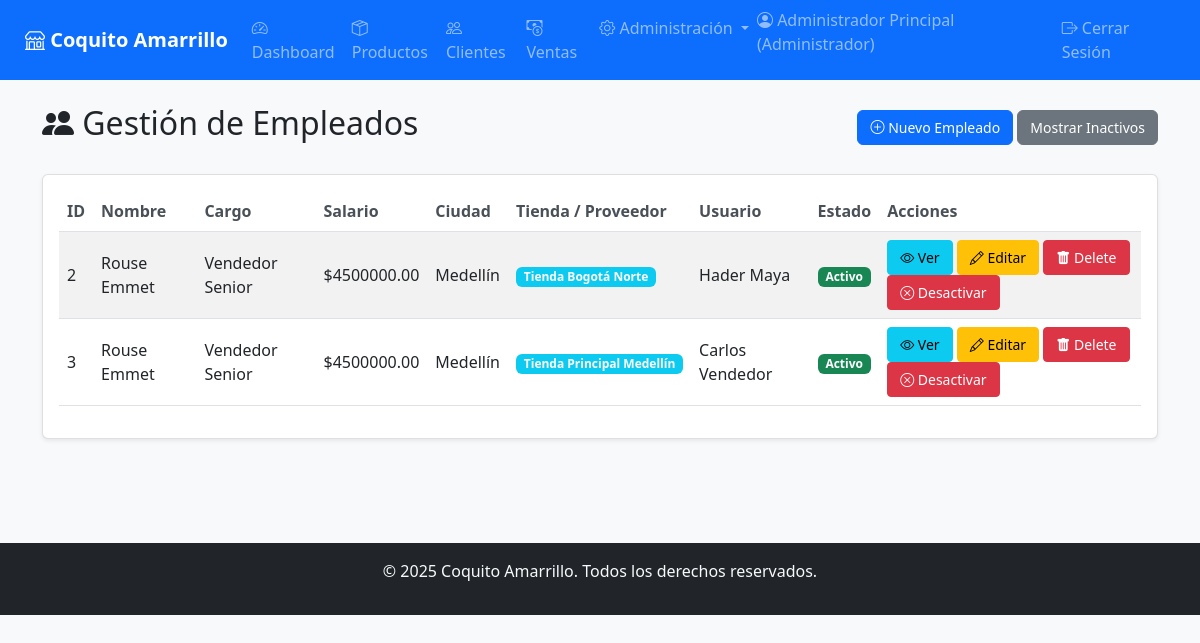
The page /staff/ (signed in) on the database as committed earlier.
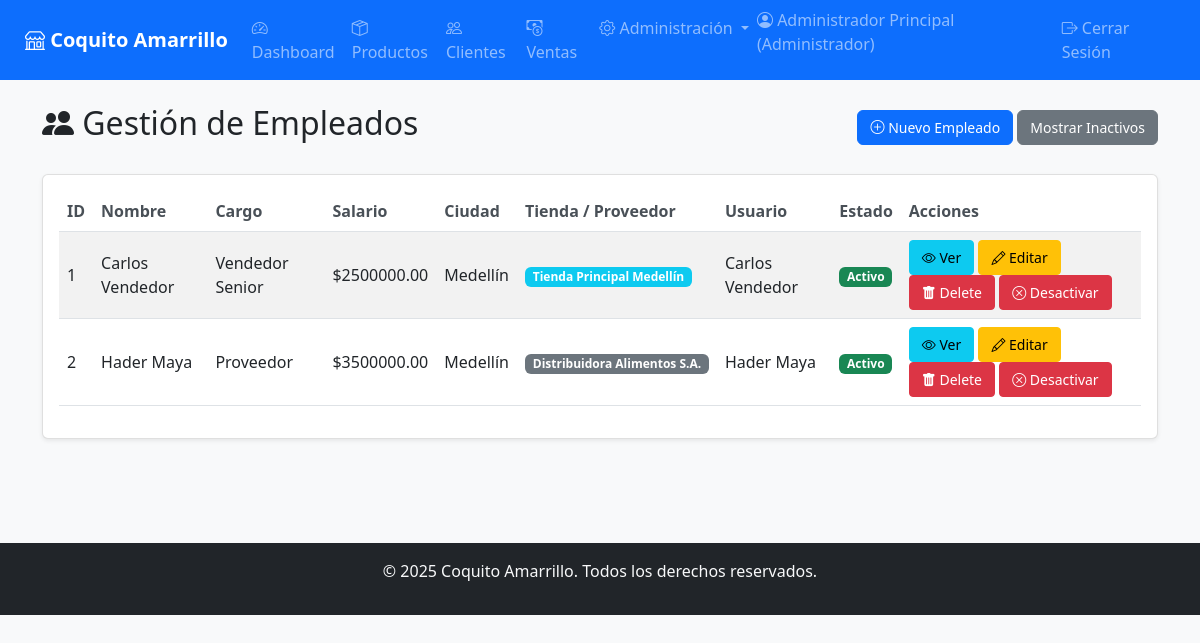
The same page on the database as committed later.
### app/models/user.py (models this page shows, shortened)
class User(UserMixin, db.Model):
    __tablename__ = 'usuarios'
    id_usuario = db.Column(db.Integer, primary_key=True)
    nombre = db.Column(db.String(100), nullable=False)
    email = db.Column(db.String(100), nullable=False, unique=True)
    _password_hash = db.Column('password', db.String(255), nullable=False)
    rol_id = db.Column(db.Integer, db.ForeignKey('roles.id_rol'), nullable=False)
    activo = db.Column(db.Boolean, default=True)  # Campo para soft delete
    fecha_eliminacion = db.Column(db.DateTime)    # Fecha de desactivación
    fecha_registro = db.Column(db.DateTime)
    rol = relationship('Role', back_populates='usuarios')
    empleado_asociado = relationship('Staff', back_populates='usuario', uselist=False)
    @property
    def password(self):
        raise AttributeError('La contraseña no es legible')
    @password.setter
    def password(self, raw_password):
        self.validate_password_strength(raw_password)
        self._password_hash = bcrypt.generate_password_hash(raw_password).decode('utf-8')

### app/models/role.py (models this page shows, shortened)
class Role(db.Model):
    __tablename__ = 'roles'
    id_rol = db.Column(db.Integer, primary_key=True)
    nombre = db.Column(db.String(50), nullable=False, unique=True)
    descripcion = db.Column(db.String(150))
    activo = db.Column(db.Boolean, default=True)
    fecha_eliminacion = db.Column(db.DateTime)
    usuarios = relationship('User', back_populates='rol', cascade='save-update, merge')

### app/models/staff.py (models this page shows, shortened)
class Staff(db.Model):
    __tablename__ = 'personal'
    id_empleado = db.Column(db.Integer, primary_key=True)
    nombre = db.Column(db.String(100), nullable=False)
    cargo = db.Column(db.String(100))
    salario = db.Column(db.Numeric(10, 2))
    ciudad_id = db.Column(db.Integer, db.ForeignKey('ciudades.id_ciudad'))
    tienda_id = db.Column(db.Integer, db.ForeignKey('tiendas.id_tienda'))
    usuario_id = db.Column(db.Integer, db.ForeignKey('usuarios.id_usuario'))
    proveedor_id = db.Column(db.Integer, db.ForeignKey('proveedores.id_proveedor'))
    activo = db.Column(db.Boolean, default=True)
    fecha_eliminacion = db.Column(db.DateTime)
    ciudad = relationship('City', back_populates='personal')
    tienda = relationship('Store', back_populates='personal')
    usuario = relationship('User', back_populates='empleado_asociado', uselist=False)
    proveedor = relationship('Supplier', back_populates='empleados', uselist=False)
    ventas = relationship('Sale', back_populates='empleado')
    @classmethod
    def get_activos(cls):
        return cls.query.filter_by(activo=True)

### app/models/city.py (models this page shows, shortened)
class City(db.Model):
    __tablename__ = 'ciudades'
    id_ciudad = db.Column(db.Integer, primary_key=True)
    nombre = db.Column(db.String(100), nullable=False, unique=True)
    activo = db.Column(db.Boolean, default=True)
    fecha_eliminacion = db.Column(db.DateTime)
    tiendas = relationship('Store', back_populates='ciudad')
    clientes = relationship('Client', back_populates='ciudad')
    proveedores = relationship('Supplier', back_populates='ciudad')
    personal = relationship('Staff', back_populates='ciudad')

### app/models/store.py (models this page shows, shortened)
class Store(db.Model):
    __tablename__ = 'tiendas'
    id_tienda = db.Column(db.Integer, primary_key=True)
    nombre = db.Column(db.String(100), nullable=False)
    direccion = db.Column(db.String(150))
    ciudad_id = db.Column(db.Integer, db.ForeignKey('ciudades.id_ciudad'), nullable=False)
    activo = db.Column(db.Boolean, default=True)
    fecha_eliminacion = db.Column(db.DateTime)
    ciudad = relationship('City', back_populates='tiendas')
    personal = relationship('Staff', back_populates='tienda')
    ventas = relationship('Sale', back_populates='tienda')

### app/models/supplier.py (models this page shows, shortened)
class Supplier(db.Model):
    __tablename__ = 'proveedores'
    id_proveedor = db.Column(db.Integer, primary_key=True)
    nombre = db.Column(db.String(100), nullable=False)
    contacto = db.Column(db.String(100))
    ciudad_id = db.Column(db.Integer, db.ForeignKey('ciudades.id_ciudad'))
    activo = db.Column(db.Boolean, default=True)
    fecha_eliminacion = db.Column(db.DateTime)
    usuario_id = db.Column(db.Integer, db.ForeignKey('usuarios.id_usuario'))
    ciudad = relationship('City', back_populates='proveedores')
    productos = relationship('Product', back_populates='proveedor')
    ordenes = relationship('SupplierOrder', back_populates='proveedor')
    empleados = relationship('Staff', back_populates='proveedor')

### app/routes/staff.py (the view)
@staff_bp.route('/')
@login_required
@admin_required
def list_staff():
    form = EmptyForm()
    delete_form = ConfirmDeleteForm()
    activate_form = ConfirmDeleteForm()
    mostrar_inactivos = request.args.get('mostrar_inactivos', False)
    if mostrar_inactivos:
        staff = Staff.get_todos().all()
    else:
        staff = Staff.get_activos().all()
    return render_template(
        'staff/list.html',
        staff=staff,
        mostrar_inactivos=mostrar_inactivos,
        activate_form=activate_form,
        delete_form=delete_form,
        form=form
    )

### app/__init__.py (called while the page is built)
@login_manager.user_loader
def load_user(user_id):
    from app.models import User
    return User.query.get(int(user_id))

### app/templates/staff/list.html (shortened to what this page needs)
{% extends "base.html" %}
{% block content %}
<div class="container">
  <div class="d-flex justify-content-between align-items-center mb-4">
    <h2><i class="bi bi-people-fill"></i> Gestión de Empleados</h2>
    <div>
      <a href="{{ url_for('staff.create_staff') }}" class="btn btn-primary">
        <i class="bi bi-plus-circle"></i> Nuevo Empleado
      </a>
      <a href="{{ url_for('staff.list_staff', mostrar_inactivos=not mostrar_inactivos) }}"
        class="btn btn-{% if mostrar_inactivos %}warning{% else %}secondary{% endif %}">
        {% if mostrar_inactivos %}Ocultar Inactivos{% else %}Mostrar Inactivos{% endif %}
      </a>
    </div>
  </div>
  <div class="card">
    <div class="card-body">
      <div class="table-responsive">
        <table class="table table-striped align-middle">
          <thead>
            <tr>
              <th>ID</th>
              <th>Nombre</th>
              <th>Cargo</th>
              <th>Salario</th>
              <th>Ciudad</th>
              <th>Tienda / Proveedor</th>
              <th>Usuario</th>
              <th>Estado</th>
              <th>Acciones</th>
            </tr>
          </thead>
          <tbody>
            {% for empleado in staff %}
            <tr class="{% if not empleado.activo %}table-secondary{% endif %}">
              <td>{{ empleado.id_empleado }}</td>
              <td>{{ empleado.nombre }}</td>
              <td>{{ empleado.cargo }}</td>
              <td>${{ empleado.salario }}</td>
              <td>{{ empleado.ciudad.nombre if empleado.ciudad else 'N/A' }}</td>
              <td>
                {% if empleado.tienda %}
                <span class="badge bg-info">{{ empleado.tienda.nombre }}</span>
                {% elif empleado.proveedor %}
                <span class="badge bg-secondary">{{ empleado.proveedor.nombre }}</span>
                {% else %}
                —
                {% endif %}
              </td>
              <td>{{ empleado.usuario.nombre if empleado.usuario else '—' }}</td>
              <td>
                <span class="badge {% if empleado.activo %}bg-success{% else %}bg-secondary{% endif %}">
                  {% if empleado.activo %}Activo{% else %}Inactivo{% endif %}
                </span>
              </td>
              <td>
                <a href="{{ url_for('staff.view_staff', staff_id=empleado.id_empleado) }}" class="btn btn-sm btn-info">
                  <i class="bi bi-eye"></i> Ver
                </a>
                <a href="{{ url_for('staff.edit_staff', staff_id=empleado.id_empleado) }}"
                  class="btn btn-sm btn-warning">
                  <i class="bi bi-pencil"></i> Editar
                </a>
                <form method="POST"
                  action="{{ url_for('staff.permanent_delete_staff', staff_id=empleado.id_empleado) }}"
                  class="d-inline">
                  <button type="submit" class="btn btn-sm btn-danger"
                    onclick="return confirm('⚠️ Esta acción eliminará al empleado de forma permanente. ¿Continuar?')">
                    <i class="bi bi-trash-fill"></i> Delete
                  </button>
                </form>
                {% if empleado.activo %}
                <form method="POST" action="{{ url_for('staff.delete_staff', staff_id=empleado.id_empleado) }}"
                  class="d-inline">
                  <button type="submit" class="btn btn-sm btn-danger"
                    onclick="return confirm('¿Desactivar al empleado {{ empleado.nombre }}?')">
                    <i class="bi bi-x-circle"></i> Desactivar
                  </button>
                </form>
                {% endif %}
              </td>
            </tr>
            {% else %}
            <tr>
              <td colspan="9" class="text-center text-muted">No hay empleados registrados</td>
            </tr>
            {% endfor %}
          </tbody>
        </table>
      </div>
    </div>
  </div>
</div>
{% endblock %}

### app/templates/base.html (shortened to what this page needs)
<!DOCTYPE html>
<html lang="es">
<head>
    <link href="https://cdn.jsdelivr.net/npm/bootstrap@5.3.0/dist/css/bootstrap.min.css" rel="stylesheet">
    <link rel="stylesheet" href="https://cdn.jsdelivr.net/npm/bootstrap-icons@1.10.0/font/bootstrap-icons.css">
    <link rel="stylesheet" href="https://cdnjs.cloudflare.com/ajax/libs/font-awesome/6.4.0/css/all.min.css">
    <link rel="stylesheet" href="{{ url_for('static', filename='css/style.css') }}">
</head>
<body>
    <nav class="navbar navbar-expand-lg navbar-dark bg-primary">
        <div class="container-fluid">
            <a class="navbar-brand" href="{{ url_for('dashboard.dashboard') }}">
                <i class="bi bi-shop"></i> Coquito Amarrillo
            </a>
            <div class="collapse navbar-collapse" id="navbarNav">
                <ul class="navbar-nav me-auto">
                    {% if current_user.is_authenticated %}
                    <li class="nav-item">
                        <a class="nav-link" href="{{ url_for('dashboard.dashboard') }}">
                            <i class="bi bi-speedometer2"></i> Dashboard
                        </a>
                    </li>
                    {% if current_user.rol.nombre in ['Administrador', 'Vendedor'] %}
                    <li class="nav-item">
                        <a class="nav-link" href="{{ url_for('products.list_products') }}">
                            <i class="bi bi-box-seam"></i> Productos
                        </a>
                    </li>
                    <li class="nav-item">
                        <a class="nav-link" href="{{ url_for('clients.list_clients') }}">
                            <i class="bi bi-people"></i> Clientes
                        </a>
                    </li>
                    <li class="nav-item">
                        <a class="nav-link" href="{{ url_for('sales.list_sales') }}">
                            <i class="bi bi-cash-coin"></i> Ventas
                        </a>
                    </li>
                    {% endif %}
                    {% if current_user.rol.nombre == 'Administrador' %}
                    <li class="nav-item dropdown">
                        <a class="nav-link dropdown-toggle" href="#" id="navbarDropdown" role="button"
                            data-bs-toggle="dropdown">
                            <i class="bi bi-gear"></i> Administración
                        </a>
                    </li>
                    {% endif %}
                    {% endif %}
                </ul>
                <ul class="navbar-nav">
                    {% if current_user.is_authenticated %}
                    <li class="nav-item">
                        <span class="navbar-text me-3">
                            <i class="bi bi-person-circle"></i> {{ current_user.nombre }} ({{ current_user.rol.nombre
                            }})
                        </span>
                    </li>
                    <li class="nav-item">
                        <a class="nav-link" href="{{ url_for('auth.logout') }}">
                            <i class="bi bi-box-arrow-right"></i> Cerrar Sesión
                        </a>
                    </li>
                    {% else %}
                    <li class="nav-item">
                        <a class="nav-link" href="{{ url_for('auth.login') }}">
                            <i class="bi bi-box-arrow-in-right"></i> Iniciar Sesión
                        </a>
                    </li>
                    {% endif %}
                </ul>
            </div>
        </div>
    </nav>
    <div class="container-fluid mt-4">
        <div class="row">
            <main class="col-md-12">
                {% block content %}{% endblock %}
            </main>
        </div>
    </div>
    <footer class="bg-dark text-light text-center py-3 mt-5">
        <div class="container">
            <p>&copy; 2025 Coquito Amarrillo. Todos los derechos reservados.</p>
        </div>
    </footer>
</body>
</html>

### app/static/css/style.css (style rules this page uses)
:root { --primary-color: #0d6efd; --secondary-color: #6c757d; --success-color: #198754; --danger-color: #dc3545; --warning-color: #ffc107; --info-color: #0dcaf0; --breakpoint-sm: 576px; --breakpoint-md: 768px; --breakpoint-lg: 992px; --breakpoint-xl: 1200px; }
body { font-family: 'Segoe UI', Tahoma, Geneva, Verdana, sans-serif; background-color: #f8f9fa; min-height: 100vh; display: flex; flex-direction: column; }
.navbar-brand { font-weight: bold; }
.navbar-nav .nav-link { padding: 0.5rem 0.8rem; }
.container-fluid { padding-left: 15px; padding-right: 15px; }
.card { box-shadow: 0 0.125rem 0.25rem rgba(0, 0, 0, 0.075); border: 1px solid rgba(0, 0, 0, 0.125); margin-bottom: 1.5rem; }
.table-responsive { overflow-x: auto; -webkit-overflow-scrolling: touch; }
.table th { border-top: none; font-weight: 600; color: #495057; white-space: nowrap; }
.table td { vertical-align: middle; }
.btn { padding: 0.375rem 0.75rem; font-size: 0.875rem; }
@media (min-width: 769px) { .container-fluid { padding-left: 25px; padding-right: 25px; } }
@media (min-width: 769px) { .navbar-nav .nav-link { padding: 0.5rem 1rem; } }
body { display: flex; flex-direction: column; min-height: 100vh; }
main { flex: 1 0 auto; padding-bottom: 2rem; }
footer { flex-shrink: 0; }

Rows that differ between the two databases and show on the page:
removed Staff: id_empleado "3", nombre "Rouse Emmet", cargo "Vendedor Senior", salario "4500000.00", ciudad "Medellín", tienda.nombre "Tienda Principal Medellín", usuario "Carlos Vendedor", activo "Activo"
added Staff: id_empleado "1", nombre "Carlos Vendedor", cargo "Vendedor Senior", salario "2500000.00", ciudad "Medellín", tienda.nombre "Tienda Principal Medellín", usuario "Carlos Vendedor", activo "Activo"
changed Staff "Hader Maya": nombre "Rouse Emmet" → "Hader Maya"; cargo "Vendedor Senior" → "Proveedor"; salario "4500000.00" → "3500000.00"; proveedor.nombre (not shown) → "Distribuidora Alimentos S.A."; tienda.nombre "Tienda Bogotá Norte" → (not shown)
